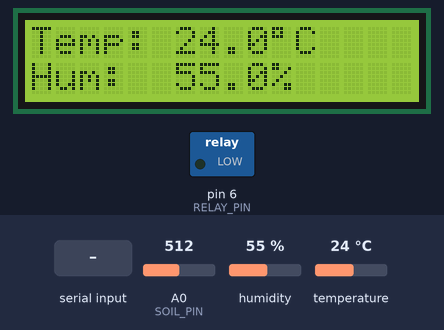
This sketch was run on a simulated Arduino Uno, built with avr-gcc and run on an emulated ATmega328P. On the bench: 16×2 character LCD, switched loads named in the sketch (green lamp = pin HIGH). The inputs (shaded band) are chosen by the test bench; at power-on: A0 (SOIL_PIN) = 512, humidity 55 %, temperature 24 °C. What the sketch prints to the serial monitor is not drawn.

Above: at 3.2 s.
3.3 s: A0 (SOIL_PIN) set to 490
At 5.0 s:
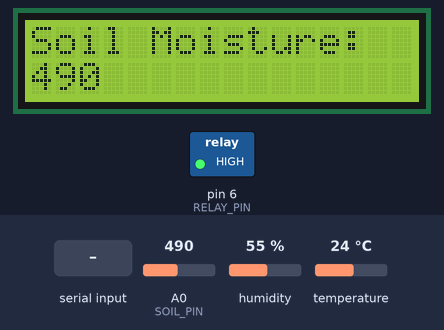
9.3 s: A0 (SOIL_PIN) set to 510
At 13.7 s:
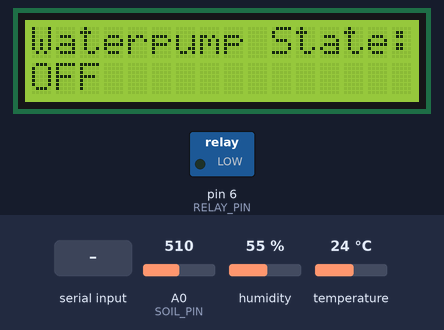
15.3 s: humidity set to 22 %
At 21.1 s:
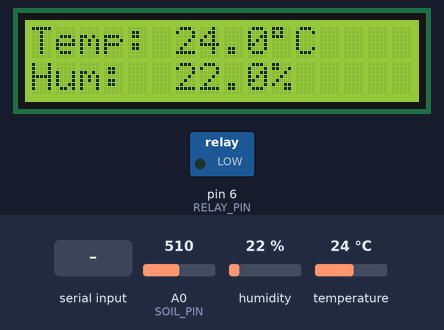
21.3 s: temperature set to 12 °C
At 27.1 s:
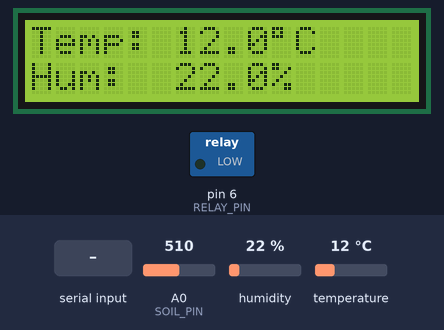
27.3 s: "1" received over the second serial link
30.1 s: humidity set to 40 %
At 33.7 s:
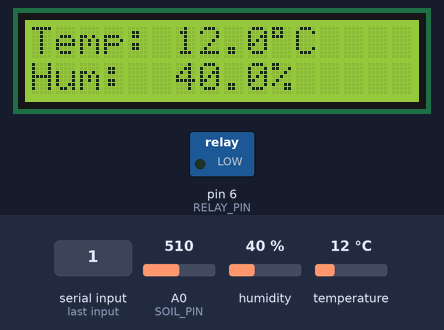
Timing chart, 0 to 35.2 s (numbered marks = the images above; inputs shaded):
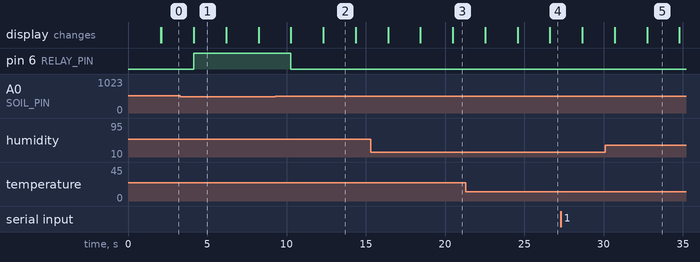

The sketch:

dht_lcd.ino
```cpp
#include <LiquidCrystal.h>
#include <DHT.h>
#include <SoftwareSerial.h>

// LCD setup
const int rs = 12, en = 11, d4 = 5, d5 = 4, d6 = 3, d7 = 2;
const int moisture_threshold = 500;
LiquidCrystal lcd(rs, en, d4, d5, d6, d7);

// DHT22 setup
#define DHTPIN 7
#define DHTTYPE DHT22
DHT dht(DHTPIN, DHTTYPE);

// Soil sensor + relay
#define SOIL_PIN A0
#define RELAY_PIN 6

// SoftwareSerial to Xiao ESP32-C6
SoftwareSerial mySerial(9, 10); // RX=9, TX=10

// Display cycle
unsigned long lastDisplay = 0;
int displayState = 0; // 0=temp+hum, 1=soil, 2=relay

void setup() {
  Serial.begin(115200);
  mySerial.begin(9600);

  lcd.begin(16, 2);
  dht.begin();
  pinMode(RELAY_PIN, OUTPUT);
  digitalWrite(RELAY_PIN, LOW);

  lcd.print("Smart Farming");
  delay(2000);
  lcd.clear();

  Serial.println("System initialized...");
}

void loop() {
  // Read sensors
  float h = dht.readHumidity();
  float t = dht.readTemperature();
  int soilValue = analogRead(SOIL_PIN);

  if (isnan(h) || isnan(t)) {
    Serial.println("DHT sensor error!");
    lcd.setCursor(0, 0);
    lcd.print("DHT Error!   ");
  }

  // Send data to Xiao
  mySerial.print("T:");
  mySerial.print(t);
  mySerial.print(" H:");
  mySerial.print(h);
  mySerial.print(" S:");
  mySerial.print(soilValue);
  mySerial.print(" R:");
  mySerial.println(digitalRead(RELAY_PIN));

  Serial.print("Temp: "); Serial.print(t);
  Serial.print(" °C | Hum: "); Serial.print(h);
  Serial.print(" % | Soil: "); Serial.print(soilValue);
  Serial.print(" | Relay: "); Serial.println(digitalRead(RELAY_PIN));

  // Check if Xiao sent command
  if (mySerial.available()) {
    char cmd = mySerial.read();
    if (cmd == '1') {
      digitalWrite(RELAY_PIN, HIGH);
      Serial.println("Relay ON (Manual Watering)");
    } else if (cmd == '0') {
      digitalWrite(RELAY_PIN, LOW);
      Serial.println("Relay OFF (Manual Stop)");
    }
  }

  if(soilValue  <  moisture_threshold){
    digitalWrite(RELAY_PIN, HIGH);
    Serial.println("Relay ON (Auto watering ON)");
  }else{
    digitalWrite(RELAY_PIN, LOW);
    Serial.println("Relay OFF (Auto watering OFF)");
  }

  // Handle LCD display cycle every 60s
  if (millis() - lastDisplay > 2000) {
    lastDisplay = millis();
    lcd.clear();

    if (displayState == 0) {
      lcd.setCursor(0, 0);
      lcd.print("Temp: "); lcd.print(t, 1); lcd.print((char)223); lcd.print("C");
      lcd.setCursor(0, 1);
      lcd.print("Hum:  "); lcd.print(h, 1); lcd.print("%");
      Serial.println("LCD: Showing Temp & Humidity");
    }
    else if (displayState == 1) {
      lcd.setCursor(0, 0);
      lcd.print("Soil Moisture:");
      lcd.setCursor(0, 1);
      lcd.print(soilValue);
      Serial.println("LCD: Showing Soil Moisture");
    }
    else if (displayState == 2) {
      lcd.setCursor(0, 0);
      lcd.print("Waterpump State:");
      lcd.setCursor(0, 1);
      lcd.print(digitalRead(RELAY_PIN) ? "ON " : "OFF");
      Serial.println("LCD: Showing Relay State");
    }

    displayState = (displayState + 1) % 3; // loop between 0-2
  }

  delay(2000); // sensor read delay
}
```

Measured:
- the behaviour switches between 500 and 499 on A0 (SOIL_PIN) (found by bisection; images 0 and 1)
- after the input at 3.3 s, pin 6 (RELAY_PIN): LOW → HIGH after 0.85 s
- after the input at 9.3 s, pin 6 (RELAY_PIN): HIGH → LOW after 0.97 s
- what the display in image 1 shows lasts 2.0 s, from 4.2 s to 6.2 s
